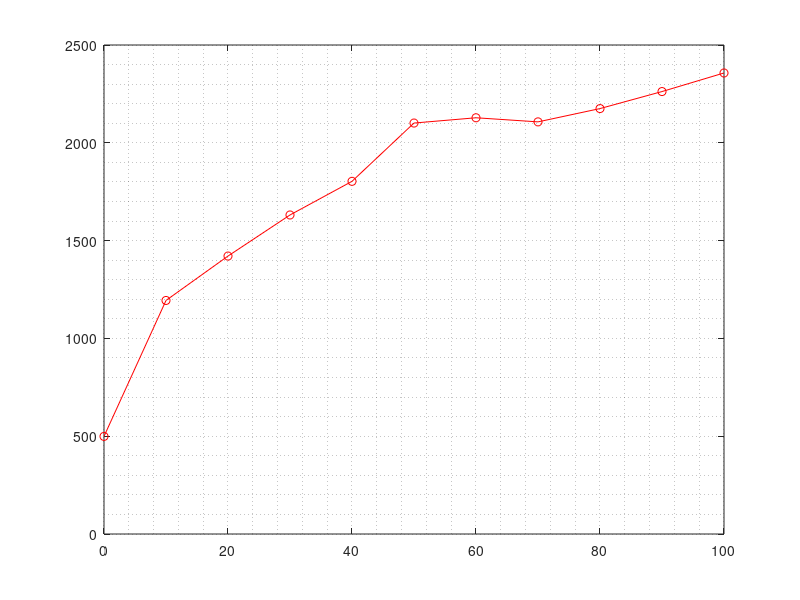

Source code (MATLAB): (Note: this script raises an error after producing the figure.)
A = importdata('mutex_lock_-o_-c.txt');
B = importdata('spin_lock_-o_-c.txt');
C = importdata('my_spinTAS_lock_-o_-c.txt');
D = importdata('my_mutex_lock_-o_-c.txt');
E = importdata('my_spinTTAS_lock_-o_-c.txt');
F = importdata('my_queue_lock_-o_-c.txt');

a=A';
b=B';
c=C';
d=D';
e=E';
f=F';
x1=0:10:100;

figure('Color',[0.8 0.8 0.8]);
%p = polyfit(x,a,1);
%y1 = polyval(p,x);

plot(x1,a,'-o','Color','red');
hold on

grid minor
ax = gca;
ax.XMinorGrid = 'off';
set(gca,'FontSize',15);

title('Time vs WorkInsideCS and WorkOutsideCS','FontSize',20);
ylabel('time(ms)','FontSize',20);
xlabel('WorkInsideCS and WorkOutsideCS','FontSize',20);
ylim([0 5000]);
xlim([0 100]);

plot(x1,b,'-o','Color','black');
plot(x1,c,'-o','Color','magenta');
plot(x1,d,'-o','Color','cyan');
plot(x1,e,'-o','Color','green');
plot(x1,f,'-o','Color','blue');

l = legend('pthr mutex','pthr spin','mySpinTAS','mySpinTTAS','myMutex','myQueue','Location','southeastoutside');
set(l,'FontSize',20);
